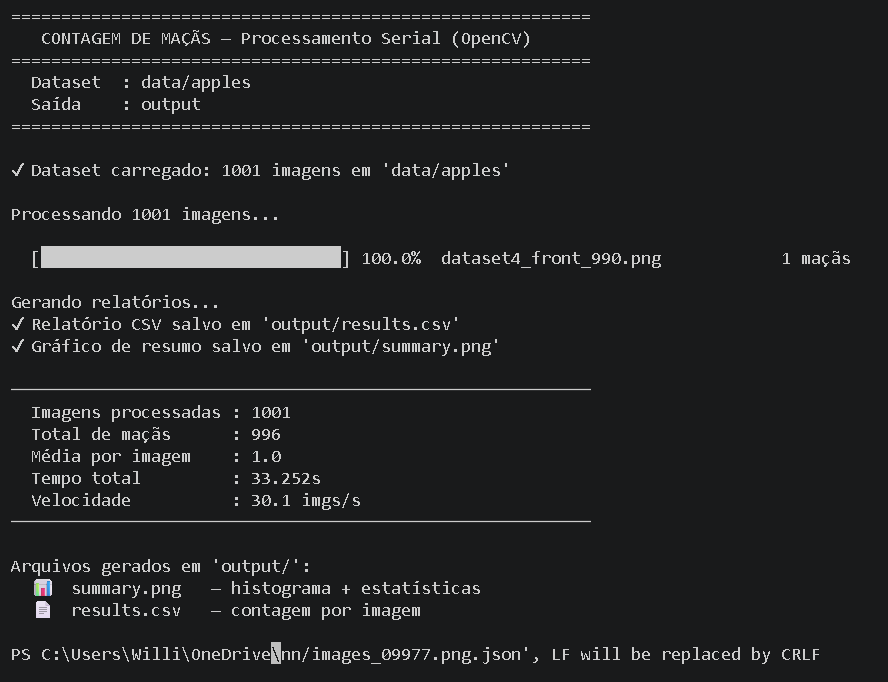
#> input picture Captura de tela 2026-05-29 144131.png, 888 x 682 px
$ python -i detector.py   (imports and definitions only)
#> lines starting #> are read from the running program, lines starting #| are printed output that depends on the picture; after the words box and inside, x2 and y2 are one past the last pixel; in counts of white or black regions, pixels touching at a corner belong together
"""
detector.py
-----------
Detecção de maçãs usando visão computacional clássica (OpenCV).

Pipeline:
  1. Carregar imagem
  2. Suavização com Filtro Gaussiano
  3. Conversão para HSV
  4. Segmentação por cor (maçãs vermelhas e verdes)
  5. Morfologia para limpar ruídos
  6. Detecção de contornos externos
  7. Filtro por área e circularidade
  8. Retorna contagem + imagem anotada
"""

import cv2
import numpy as np
from dataclasses import dataclass


# ──────────────────────────────────────────────────────
# Estrutura de resultado
# ──────────────────────────────────────────────────────

@dataclass
class DetectionResult:
    image_path: str       # caminho original da imagem
    apple_count: int      # número de maçãs detectadas
    annotated_image: np.ndarray  # imagem com círculos verdes
    error: str | None = None     # mensagem de erro (se houver)


# ──────────────────────────────────────────────────────
# Parâmetros de detecção
# (ajuste estes valores se necessário para seu dataset)
# ──────────────────────────────────────────────────────

# Maçãs VERMELHAS: no espaço HSV o vermelho cruza o 0°/360°,
# então precisamos de dois intervalos
RED_LOWER_1  = np.array([0,   80,  50])
RED_UPPER_1  = np.array([10, 255, 255])
RED_LOWER_2  = np.array([160, 80,  50])
RED_UPPER_2  = np.array([180, 255, 255])

# Maçãs VERDES
GREEN_LOWER  = np.array([35,  50,  50])
GREEN_UPPER  = np.array([85, 255, 255])

# Filtros de contorno
MIN_AREA        = 1_500    # px² mínima para ser uma maçã (elimina ruídos)
MAX_AREA        = 200_000  # px² máxima (elimina fundo inteiro colorido)
MIN_CIRCULARITY = 0.55     # 1.0 = círculo perfeito; maçãs ficam entre 0.60-0.85


# ──────────────────────────────────────────────────────
# Funções auxiliares (privadas)
# ──────────────────────────────────────────────────────

def _build_color_mask(hsv: np.ndarray) -> np.ndarray:
    """Cria máscara binária unindo pixels vermelhos e verdes."""
    mask_r1 = cv2.inRange(hsv, RED_LOWER_1, RED_UPPER_1)
    mask_r2 = cv2.inRange(hsv, RED_LOWER_2, RED_UPPER_2)
    mask_g  = cv2.inRange(hsv, GREEN_LOWER,  GREEN_UPPER)
    return cv2.bitwise_or(cv2.bitwise_or(mask_r1, mask_r2), mask_g)


def _clean_mask(mask: np.ndarray) -> np.ndarray:
    """
    Aplica operações morfológicas para limpar a máscara:
    - OPEN  (erosão + dilatação): remove ruídos pequenos
    - CLOSE (dilatação + erosão): preenche buracos dentro das maçãs
    """
    kernel = cv2.getStructuringElement(cv2.MORPH_ELLIPSE, (9, 9))
    mask = cv2.morphologyEx(mask, cv2.MORPH_OPEN,  kernel, iterations=2)
    mask = cv2.morphologyEx(mask, cv2.MORPH_CLOSE, kernel, iterations=3)
    return mask


def _circularity(contour) -> float:
    """
    Mede o quão circular é um contorno.
    Fórmula: 4π·área / perímetro²
    Resultado: 1.0 = círculo perfeito, <1.0 = menos circular
    """
    area = cv2.contourArea(contour)
    peri = cv2.arcLength(contour, True)
    if peri == 0:
        return 0.0
    return (4 * np.pi * area) / (peri ** 2)


# ──────────────────────────────────────────────────────
# Função principal de detecção
# ──────────────────────────────────────────────────────

def detect_apples(image_path: str) -> DetectionResult:
    """
    Detecta e conta maçãs em uma única imagem.

    Parâmetros
    ----------
    image_path : str
        Caminho completo para o arquivo de imagem.

    Retorno
    -------
    DetectionResult
        Contém: caminho, contagem, imagem anotada e possível erro.
    """
#> called with image_path = 'Captura de tela 2026-05-29 144131.png'
    # ── Passo 1: Carregar imagem ──────────────────────
    img = cv2.imread(image_path)
#> img is the input picture: shape (682, 888, 3); mean B, G, R 36, 35, 34.1
    if img is None:
        blank = np.zeros((100, 100, 3), dtype=np.uint8)
        return DetectionResult(
            image_path=image_path,
            apple_count=0,
            annotated_image=blank,
            error=f"Não foi possível carregar: {image_path}"
        )

    # ── Passo 2: Suavização (reduz ruído de textura) ──
    blurred = cv2.GaussianBlur(img, (7, 7), 0)
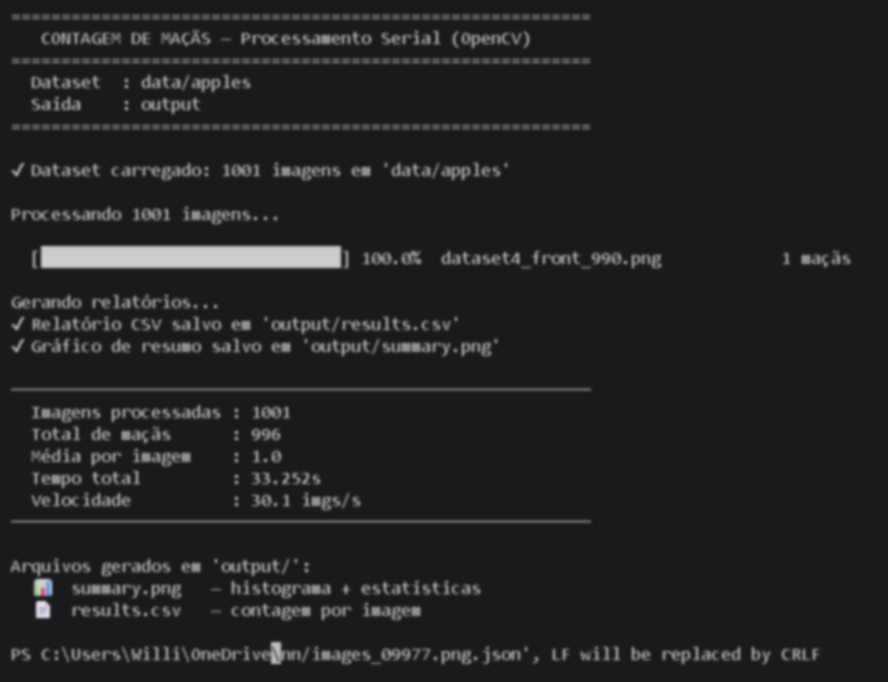
#> blurred: shape (682, 888, 3); mean B, G, R 36, 35, 34.1

    # ── Passo 3: Converter BGR → HSV ──────────────────
    # HSV separa matiz (cor) de brilho, tornando a segmentação
    # de cor mais robusta a variações de iluminação
    hsv = cv2.cvtColor(blurred, cv2.COLOR_BGR2HSV)
#> hsv: shape (682, 888, 3); mean H, S, V 103.8, 16.8, 36

    # ── Passo 4: Segmentação por cor + limpeza ────────
    mask = _build_color_mask(hsv)
#> in _build_color_mask, `mask_r1 = cv2.inRange(hsv, RED_LOWER_1, RED_UPPER_1)`: mask_r1: shape (682, 888); every value is 0
#> in _build_color_mask, `mask_r2 = cv2.inRange(hsv, RED_LOWER_2, RED_UPPER_2)`:
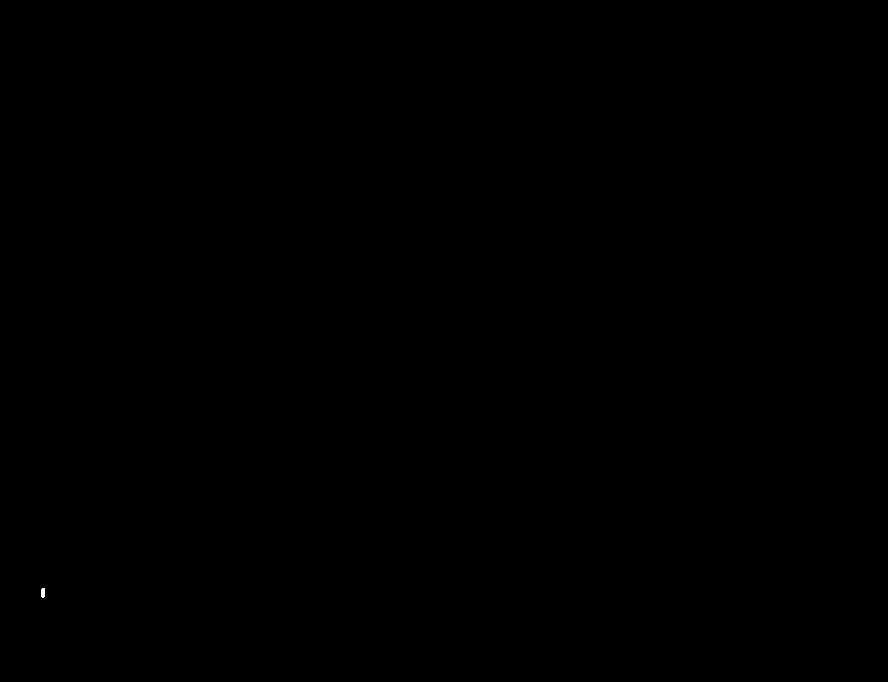
#> mask_r2: shape (682, 888); 0.01% white; 1 white region, box (x1, y1, x2, y2) and area: (41, 588, 45, 598) 37
#> in _build_color_mask, `mask_g  = cv2.inRange(hsv, GREEN_LOWER,  GREEN_UPPER)`: mask_g: shape (682, 888); 0.01% white; 1 white region, box (x1, y1, x2, y2) and area: (35, 583, 39, 598) 48
#> in _build_color_mask, `return cv2.bitwise_or(cv2.bitwise_or(mask_r1, mask_r2), mask_g)`: returned value: shape (682, 888); 0.01% white; 2 white regions, box (x1, y1, x2, y2) and area: (35, 583, 39, 598) 48, (41, 588, 45, 598) 37
    mask = _clean_mask(mask)

    # ── Passo 5: Encontrar contornos externos ─────────
    # RETR_EXTERNAL: apenas contornos mais externos (evita duplicatas)
    # CHAIN_APPROX_SIMPLE: comprime segmentos retos (economiza memória)
    contours, _ = cv2.findContours(
        mask, cv2.RETR_EXTERNAL, cv2.CHAIN_APPROX_SIMPLE
    )
#> contours = []

    # ── Passo 6: Filtrar contornos ────────────────────
    apple_contours = [
        cnt for cnt in contours
        if MIN_AREA <= cv2.contourArea(cnt) <= MAX_AREA
        and _circularity(cnt) >= MIN_CIRCULARITY
    ]
#> apple_contours = []

    # ── Passo 7: Anotar imagem ────────────────────────
    annotated = img.copy()
    for i, cnt in enumerate(apple_contours):
        (cx, cy), radius = cv2.minEnclosingCircle(cnt)
        center = (int(cx), int(cy))
        # Círculo verde ao redor da maçã
        cv2.circle(annotated, center, int(radius), (0, 255, 0), 2)
        # Número da maçã no centro
        cv2.putText(
            annotated, str(i + 1),
            (center[0] - 8, center[1] + 6),
            cv2.FONT_HERSHEY_SIMPLEX, 0.7, (0, 255, 0), 2
        )
#> this loop made 0 passes

    # Contador total no canto superior esquerdo
    cv2.rectangle(annotated, (0, 0), (190, 42), (0, 0, 0), -1)
    cv2.putText(
        annotated, f"Macas: {len(apple_contours)}",
        (8, 29), cv2.FONT_HERSHEY_SIMPLEX, 0.85, (255, 255, 255), 2
    )
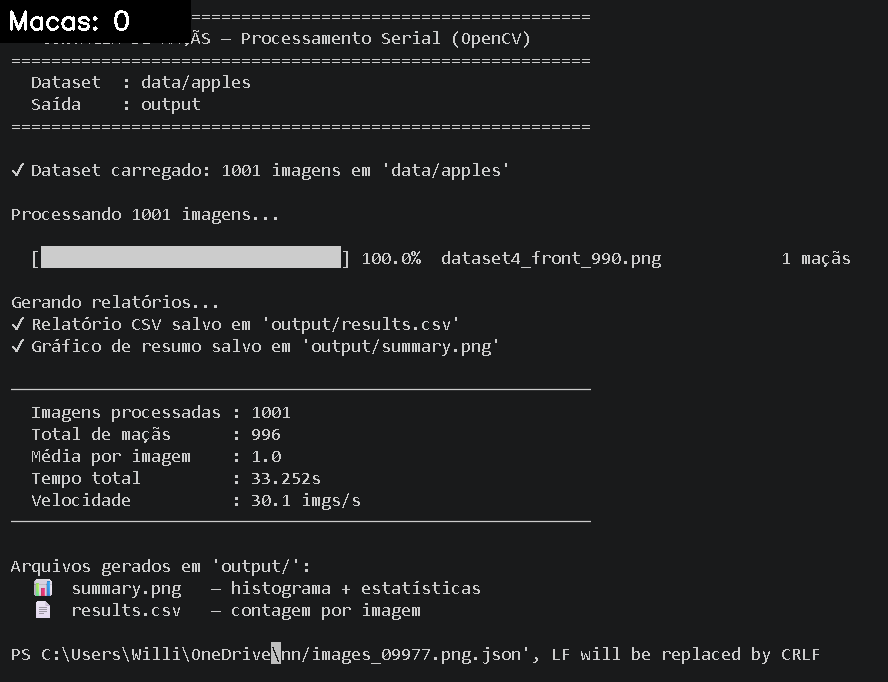
#> annotated: shape (682, 888, 3); mean B, G, R 35.8, 34.8, 33.9

    return DetectionResult(
        image_path=image_path,
        apple_count=len(apple_contours),
        annotated_image=annotated
    )

>>> result = detect_apples('Captura de tela 2026-05-29 144131.png')

$ run again, on Print do tempo Serial.png
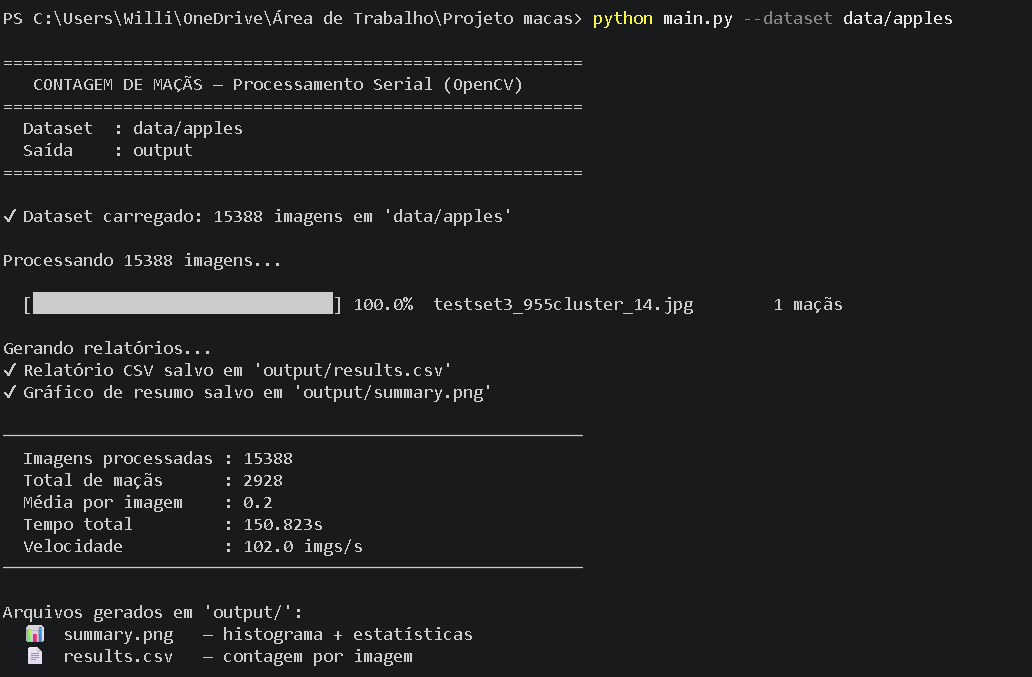
#> input picture Print do tempo Serial.png, 1032 x 677 px
#> in detect_apples, img is the input picture: shape (677, 1032, 3); mean B, G, R 34.9, 34, 33.1
#> in detect_apples, `blurred = cv2.GaussianBlur(img, (7, 7), 0)`:
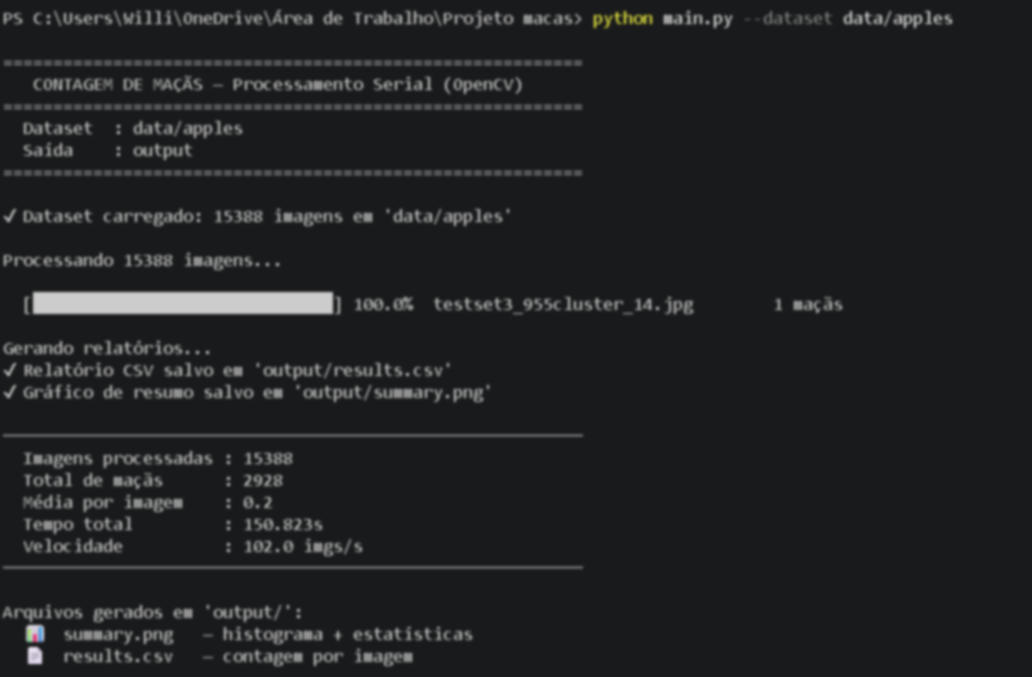
#> blurred: shape (677, 1032, 3); mean B, G, R 34.9, 34, 33.1
#> hsv: shape (677, 1032, 3); mean H, S, V 103.9, 17.2, 35
#> mask_r1: shape (677, 1032); every value is 0
#> mask_r2: shape (677, 1032); 0.01% white; 1 white region, box (x1, y1, x2, y2) and area: (33, 634, 37, 644) 37
#> mask_g: shape (677, 1032); 0.01% white; 1 white region, box (x1, y1, x2, y2) and area: (27, 629, 31, 644) 48
#> contours = []
#> in detect_apples, `cv2.putText( annotated, f"Macas: {len(apple_contours)}", (8, 29), cv2...`:
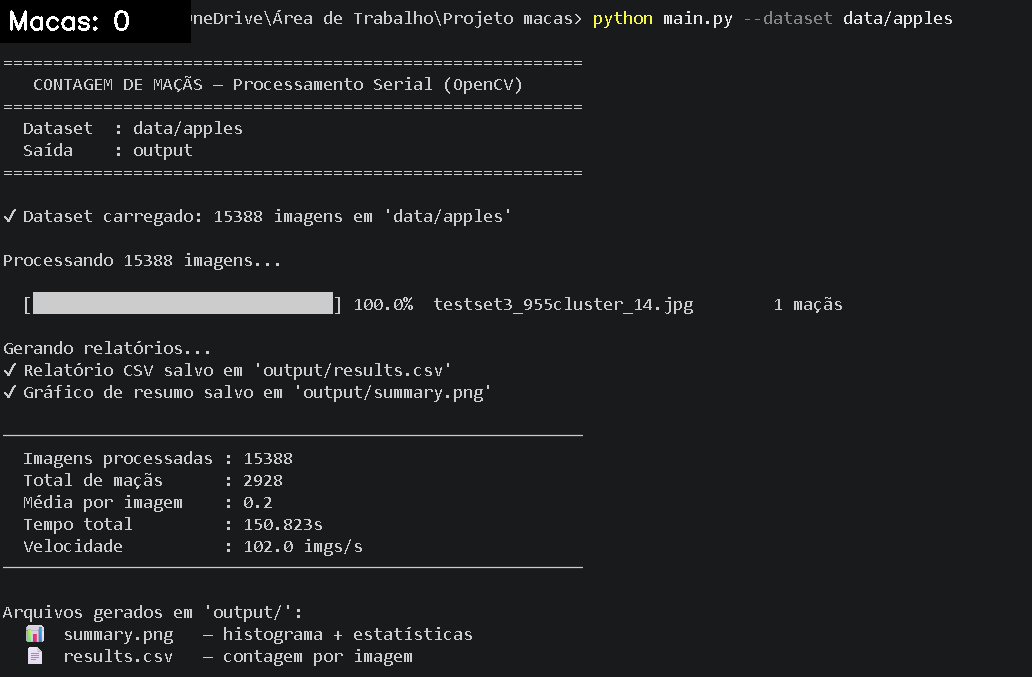
#> annotated: shape (677, 1032, 3); mean B, G, R 34.8, 33.9, 32.9
